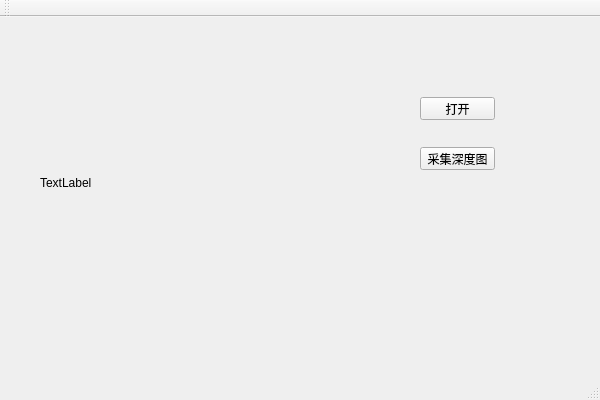
<?xml version="1.0" encoding="UTF-8"?>
<ui version="4.0">
 <class>QtWidgetsApplication1Class</class>
 <widget class="QMainWindow" name="QtWidgetsApplication1Class">
  <property name="geometry">
   <rect>
    <x>0</x>
    <y>0</y>
    <width>600</width>
    <height>400</height>
   </rect>
  </property>
  <property name="windowTitle">
   <string>QtWidgetsApplication1</string>
  </property>
  <widget class="QWidget" name="centralWidget">
   <widget class="QLabel" name="image_label">
    <property name="geometry">
     <rect>
      <x>40</x>
      <y>20</y>
      <width>251</width>
      <height>291</height>
     </rect>
    </property>
    <property name="text">
     <string>TextLabel</string>
    </property>
   </widget>
   <widget class="QPushButton" name="openButton">
    <property name="geometry">
     <rect>
      <x>420</x>
      <y>80</y>
      <width>75</width>
      <height>23</height>
     </rect>
    </property>
    <property name="text">
     <string>打开</string>
    </property>
   </widget>
   <widget class="QPushButton" name="depthButton">
    <property name="geometry">
     <rect>
      <x>420</x>
      <y>130</y>
      <width>75</width>
      <height>23</height>
     </rect>
    </property>
    <property name="text">
     <string>采集深度图</string>
    </property>
   </widget>
  </widget>
  <widget class="QMenuBar" name="menuBar">
   <property name="geometry">
    <rect>
     <x>0</x>
     <y>0</y>
     <width>600</width>
     <height>23</height>
    </rect>
   </property>
  </widget>
  <widget class="QToolBar" name="mainToolBar">
   <attribute name="toolBarArea">
    <enum>TopToolBarArea</enum>
   </attribute>
   <attribute name="toolBarBreak">
    <bool>false</bool>
   </attribute>
  </widget>
  <widget class="QStatusBar" name="statusBar"/>
 </widget>
 <layoutdefault spacing="6" margin="11"/>
 <resources>
  <include location="QtWidgetsApplication1.qrc"/>
 </resources>
 <connections/>
</ui>
